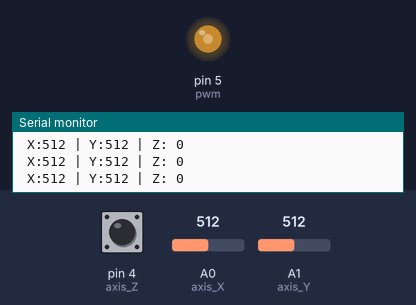
The sketch below on a simulated Arduino Uno, built with avr-gcc and run on an emulated ATmega328P. Shown: output pins drawn as LEDs (lit = HIGH), the last lines printed to the serial monitor. The test bench sets the inputs (shaded band); at power-on: A0 (axis_X) = 512, pin 4 (axis_Z) HIGH, A1 (axis_Y) = 512.

Above: at 1.2 s.
1.3 s: A0 (axis_X) set to 716
At 2.3 s:
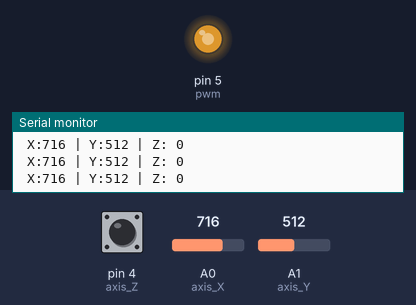
2.8 s: pin 4 (axis_Z) pulled LOW for 0.15 s
At 2.92 s:
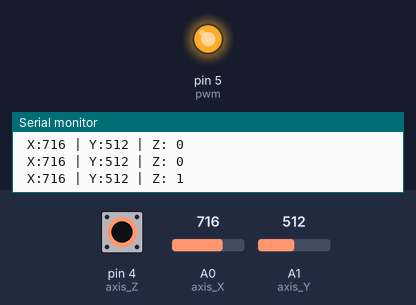
4.5 s: A0 (axis_X) set to 122
At 5.7 s:
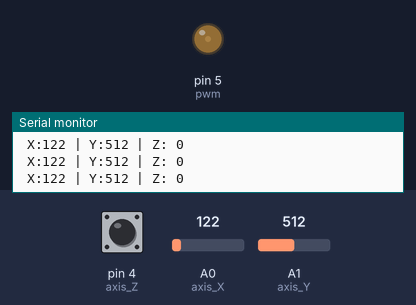
6.0 s: A0 (axis_X) set to 0
At 7.3 s:
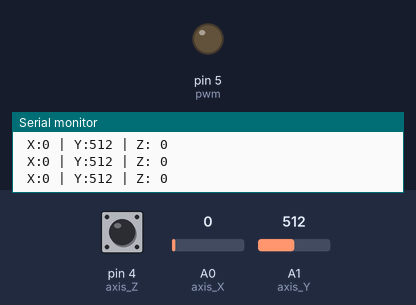
10.5 s: pin 4 (axis_Z) pulled LOW for 3.2 s
At 11.8 s:
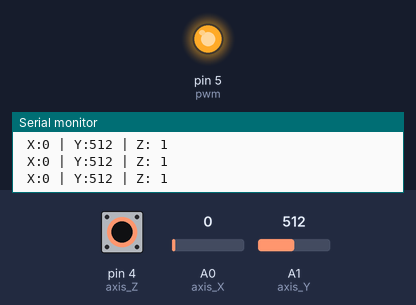
Timing chart, 0 to 15.3 s (numbered marks = the images above; inputs shaded):
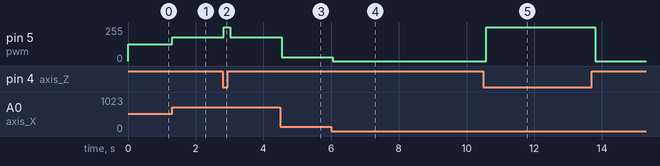

Measured:
- after the input at 1.3 s, pin 5 (pwm): 127/255 → 178/255 at once
- after the input at 2.8 s, pin 5 (pwm): 178/255 → 255/255 at once, → 178/255 0.20 s later
- after the input at 4.5 s, pin 5 (pwm): 178/255 → 30/255 at once
- after the input at 6.0 s, pin 5 (pwm): 30/255 → 0/255 after 0.05 s
- after the input at 10.5 s, pin 5 (pwm): 0/255 → 255/255 after 0.08 s, → 0/255 3.2 s later

The sketch:

h2a_0.ino
```cpp
/*   http://pikabu.ru/story/distantsionnoe_plavnoe_upravlenie_svetom_i_servoprivodom_na_arduino_4716361
 *   https://www.youtube.com/watch?v=p0v2vSmajx8&feature=youtu.be
 *   http://cxem.net/arduino/arduino68.php
 *   http://zelectro.cc/joystick_Arduino
 *
 *   Показывает работу с:
 *   - джойстиком
 *   - аналоговыми входами
 *   - дискретными входами/выходами
 *   - серийным портом
*/

// i/o
#define axis_X 0    // Ось Х подключена к Analog 0
#define axis_Y 1    // Ось Y подключена к Analog 1
#define axis_Z 4    // Ось Z (кнопка джойстика) подключена к Digital 4
#define pwm 5       // Выход ШИМ подключен к Digital 5

int value_X, value_Y, value_Z = 0;    // Переменные для хранения значений осей

byte JoyRx;  //  Значение оси Х
byte JoyRy;  //  Значение оси У
byte pwm_data;   // переменная ШИМ


void setup() {
  pinMode(axis_Z, INPUT_PULLUP);
  pinMode(pwm, OUTPUT); // настроить пин мосфета как выход
  Serial.begin(9600);
}

void loop() {

  value_X = analogRead(axis_X);    // Считываем аналоговое значение оси Х
  Serial.print(" X:");
  Serial.print(value_X, DEC);      // Выводим значение в Serial Monitor

  value_Y = analogRead(axis_Y);    // Считываем аналоговое значение оси Y
  Serial.print(" | Y:");
  Serial.print(value_Y, DEC);      // Выводим значение в Serial Monitor

  value_Z = !digitalRead(axis_Z);   // Считываем цифровое значение оси Z (кнопка)
  //  value_Z = value_Z ^ 1;           // Инвертируем значение
  Serial.print(" | Z: ");
  Serial.println(value_Z, DEC);    // Выводим значение в Serial Monitor

  if (value_Z){
    pwm_data = 255;
  } else {
    pwm_data = map(value_X, 0, 1023, 0, 255);
  }
  analogWrite(pwm, pwm_data); // подать на мосфет ШИМ сигнал
  delay(100);
}
```
